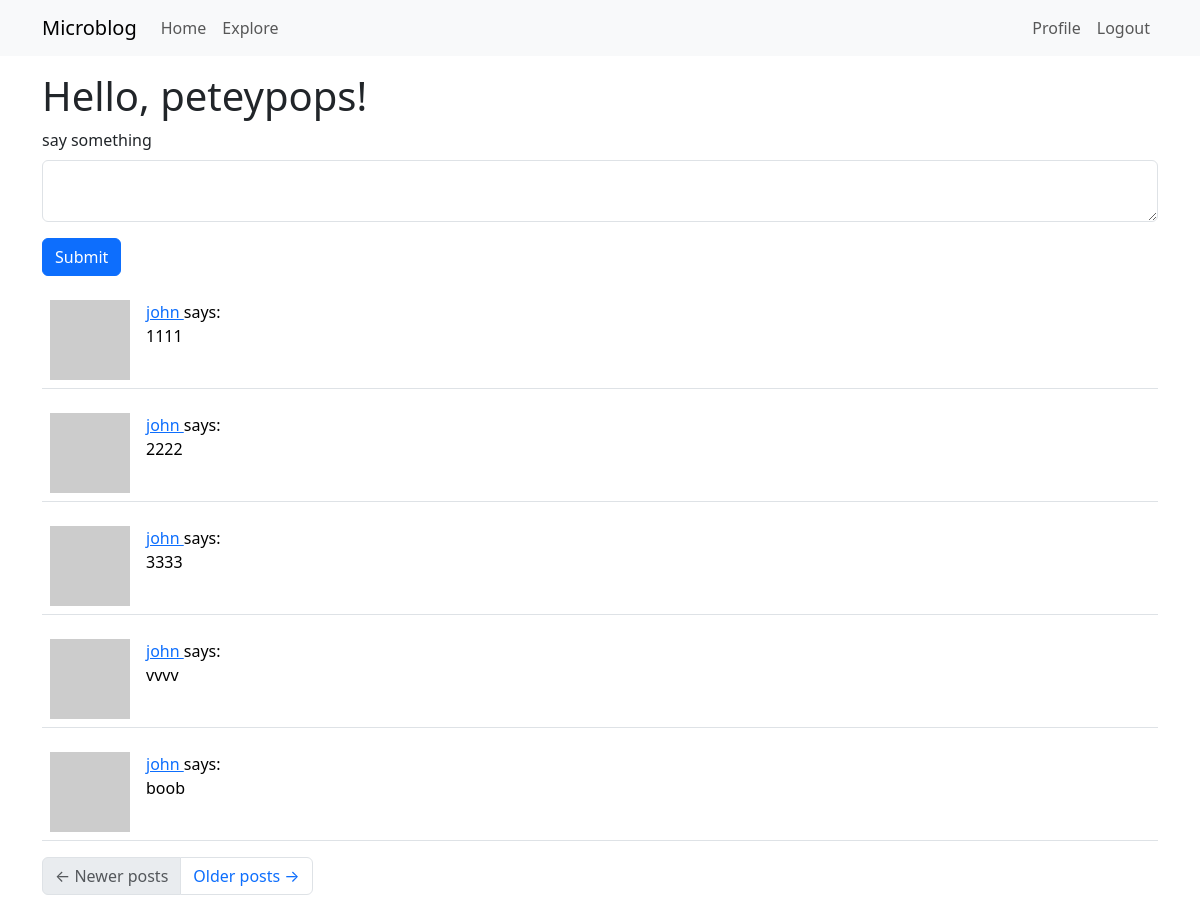
Before: /index (signed in) with the older database file.
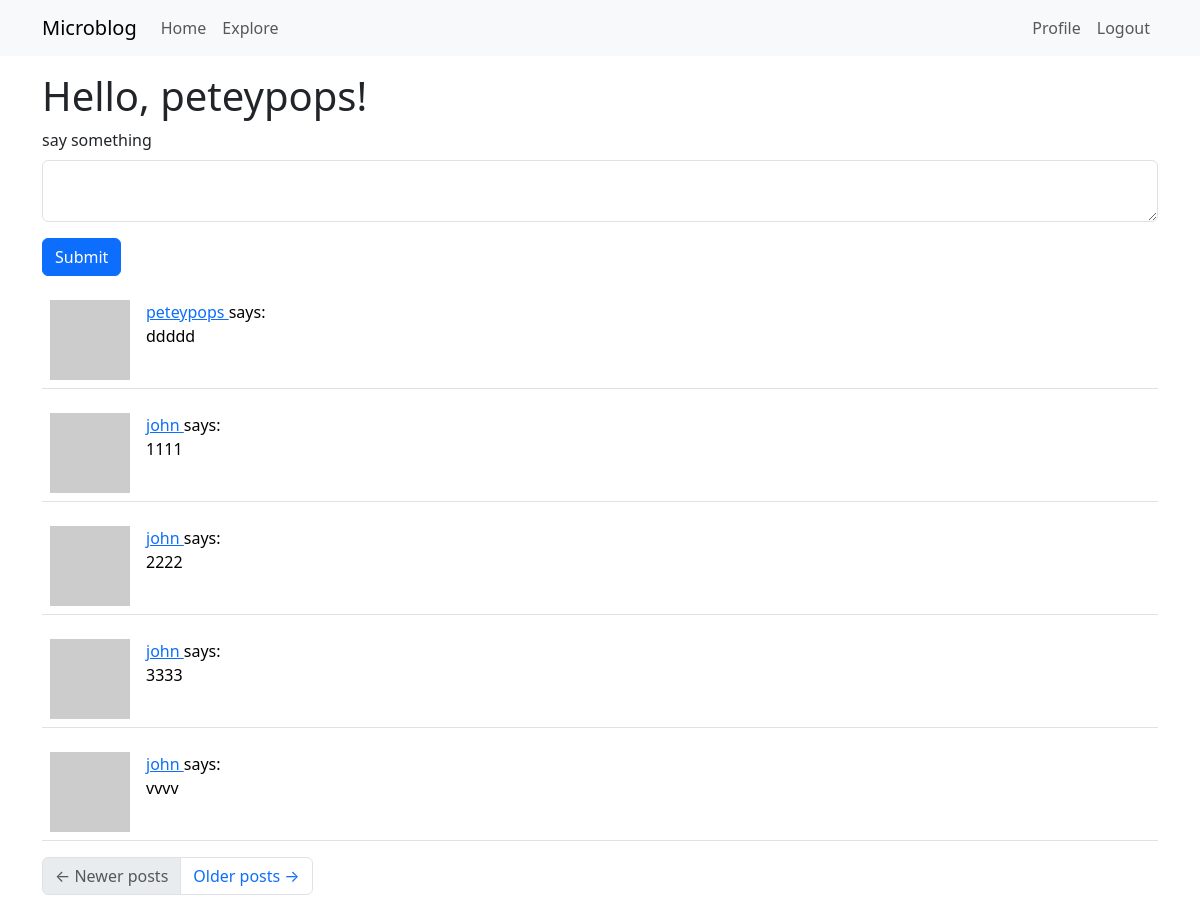
After: the same page with the newer database file.
### app/models.py (models this page shows, shortened)
class Post(db.Model):
    id: so.Mapped[int] = so.mapped_column(primary_key=True)
    body: so.Mapped[str] = so.mapped_column(sa.String(140))
    timestamp: so.Mapped[datetime] = so.mapped_column(
        index=True, default=lambda: datetime.now(timezone.utc))
    user_id: so.Mapped[int] = so.mapped_column(sa.ForeignKey(User.id),
                                               index=True)
    author: so.Mapped[User] = so.relationship(back_populates='posts')

class User(UserMixin, db.Model):
    id: so.Mapped[int] = so.mapped_column(primary_key=True)
    username: so.Mapped[str] = \
        so.mapped_column(sa.String(64), index=True, unique=True)
    email: so.Mapped[str] = so.mapped_column(sa.String(120),
                                             index=True, unique=True)
    password_hash: so.Mapped[Optional[str]] = so.mapped_column(sa.String(256))
    posts: so.WriteOnlyMapped['Post'] = \
        so.relationship(back_populates='author')
    about_me: so.Mapped[Optional[str]] = so.mapped_column(sa.String(140))
    last_seen: so.Mapped[Optional[datetime]] \
        = so.mapped_column(default=lambda: datetime.now(timezone.utc))
    following: so.WriteOnlyMapped['User'] = so.relationship(
        secondary=followers,
        primaryjoin=(followers.c.follower_id == id),
        secondaryjoin=(followers.c.followed_id == id),
        back_populates='followers'
    )
    followers: so.WriteOnlyMapped['User'] = so.relationship(
        secondary=followers,
        primaryjoin=(followers.c.followed_id == id),
        secondaryjoin=(followers.c.follower_id == id),
        back_populates='following'
    )
    def avatar(self, size):
        digest = md5(self.email.lower().encode('utf-8')).hexdigest()
        return f"https://www.gravatar.com/avatar/{digest}?d=identicon&s={size}"
    def following_posts(self):
        Author = so.aliased(User)
        Follower = so.aliased(User)
        return (
            sa.select(Post)
            .join(Post.author.of_type(Author))
            .join(Author.followers.of_type(Follower), isouter=True)
            .where(sa.or_(
                Follower.id == self.id,
                Author.id == self.id,
            ))
            .group_by(Post)
            .order_by(Post.timestamp.desc())
        )

### app/routes.py (the view)
@app.route("/", methods=['GET', 'POST'])
@app.route("/index", methods=['GET', 'POST'])
@login_required
def index():
    form = PostForm()
    if form.validate_on_submit():
        post = Post(body=form.post.data, author=current_user)
        db.session.add(post)
        db.session.commit()
        flash('Your post is now live!')
        return redirect(url_for('index'))
    page = request.args.get('page', 1, type=int)
    posts = db.paginate(current_user.following_posts(),
                        page=page,
                        per_page=app.config['POSTS_PER_PAGE'],
                        error_out=False
                        )
    print(f"NUMS: PREV: {posts.prev_num} NEXT: {posts.next_num}")
    next_url = url_for('index', page=posts.next_num) \
        if posts.has_next else None
    prev_url = url_for('index', page=posts.prev_num) \
        if posts.has_prev else None
    return render_template(
                            "index.html",
                            title=None,
                            posts=posts.items,
                            form=form,
                            next_url=next_url,
                            prev_url=prev_url)

### app/forms.py
class PostForm(FlaskForm):
    post = TextAreaField('say something',
                         validators=[DataRequired(),
                         Length(min=1, max=140)])
    submit = SubmitField('Submit')

### app/models.py (called while the page is built)
@login.user_loader
def load_user(id):
    return db.session.get(User, int(id))

### app/routes.py (called while the page is built)
@app.before_request
def before_request():
    if current_user.is_authenticated:
        current_user.last_seen = datetime.now(timezone.utc)
        db.session.commit()

### app/templates/index.html
{% extends "base.html" %}
{% import "bootstrap_wtf.html" as wtf %}
{% block content %}
<h1>Hello, {{ current_user.username }}!</h1>
{% if form %}
    {{ wtf.quick_form(form) }}
{% endif %}
{% for post in posts %}
    {% include "_post.html" %}
{% endfor %}
<nav aria-label="Post navigation">
    <ul class="pagination">
        <li class="page-item{% if not prev_url %} disabled{% endif %}">
            <a class="page-link" href="{{ prev_url }}">
                <span aria-hidden="true">&larr;</span> Newer posts
            </a>
        </li>
        <li class="page-item{% if not next_url %} disabled{% endif %}">
            <a class="page-link" href="{{ next_url }}">
                Older posts <span aria-hidden="true">&rarr;</span>
            </a>
        </li>
    </ul>
</nav>
{% endblock content %}

### app/templates/_post.html
<table class="table table-hover">
    <tr>
        <td width="70px">
            <a href="{{ url_for('user', username=post.author.username) }}">
                <img src="{{ post.author.avatar(70) }}" />
            </a>
        </td>
        <td>
            <a href="{{ url_for('user', username=post.author.username) }}">
                {{ post.author.username }}
            </a>
            says:
            <br>
            {{ post.body }}
        </td>
    </tr>
</table>

Changed rows visible on the page:
no longer on this page (row unchanged): Post: author.username "john", body "boob"
added Post: author.username "peteypops", body "ddddd"
